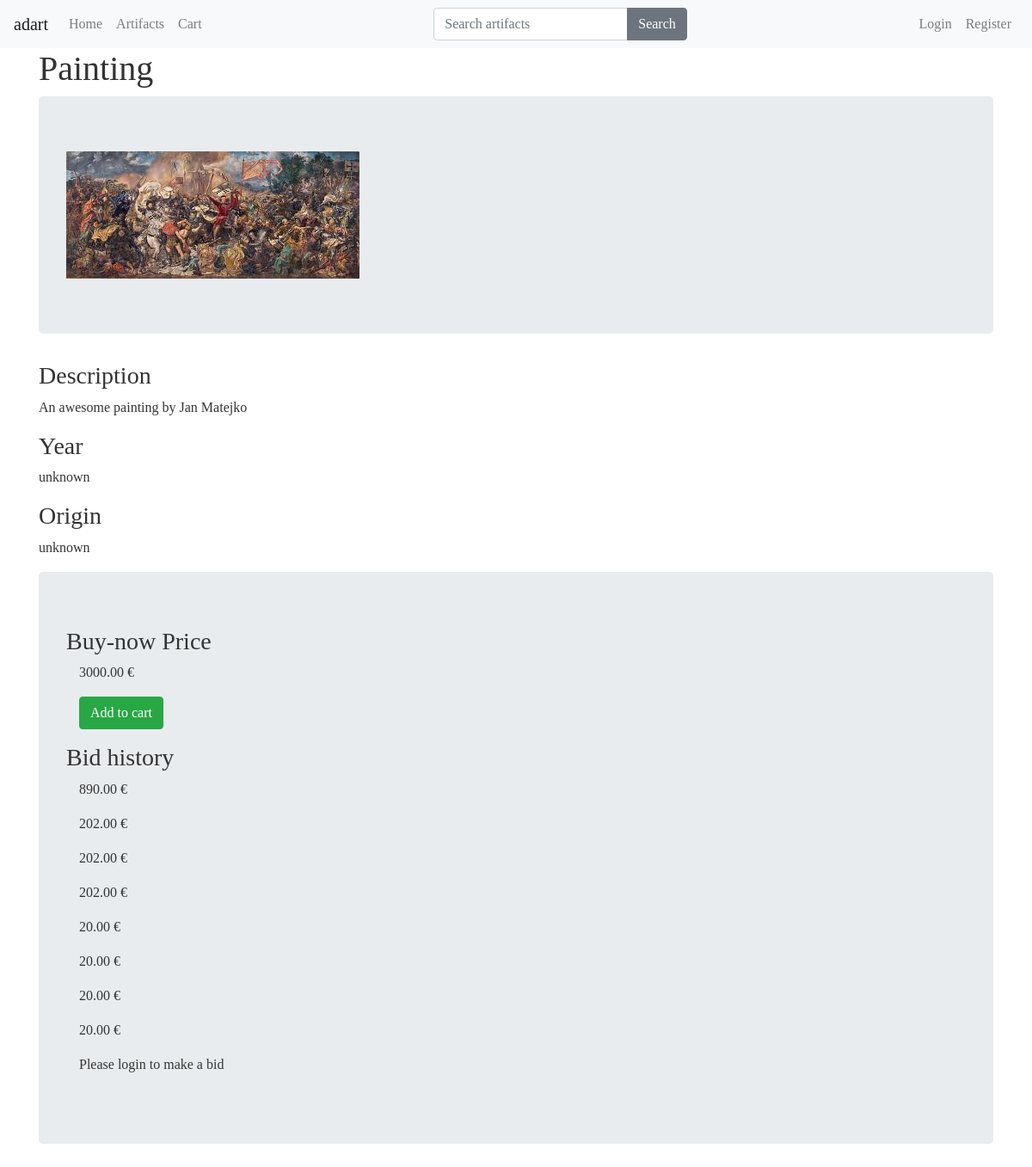
Page /artifacts/1/ on the committed database.
### artifacts/models.py (models this page shows, shortened)
class Artifact(models.Model):
    title = models.CharField(max_length=120)
    slug = models.SlugField(blank=True)
    description = models.TextField()
    min_price = models.DecimalField(decimal_places=2, max_digits=20, null=True)
    price = models.DecimalField(decimal_places=2, max_digits=20, null=True)
    deadline = models.DateTimeField()
    seller = models.ForeignKey(User)
    sold = models.BooleanField(default=False)
    image = models.ImageField(
        upload_to=upload_image_path, null=True, blank=True)
    year = models.CharField(max_length=120, default='unknown')
    origin = models.CharField(max_length=120, default='unknown')
    featured = models.BooleanField(default=False)
    objects = ArtifactManager()

### bids/models.py (models this page shows, shortened)
class Bid(models.Model):
    user = models.ForeignKey(User)
    artifact = models.ForeignKey(Artifact)
    offer = models.DecimalField(decimal_places=2, max_digits=20, default=20)

### artifacts/views.py (the view)
# urls.py: url(r'artifacts/(?P<pk>\d+)/$', ArtifactDetailView.as_view(), name='details'),
class ArtifactDetailView(DetailView):
    template_name = 'artifacts/details.html'
    def get_context_data(self, *args, **kwargs):
        context = super(ArtifactDetailView, self).get_context_data(*args, **kwargs)
        request = self.request
        cart_obj, new_obj = Cart.objects.new_or_get(request)
        context['cart'] = cart_obj
        bids = Bid.objects.all().order_by('-offer')
        context['bids'] = bids
        return context
    def get_object(self, *args, **kwargs):
        request = self.request
        pk = self.kwargs.get('pk')
        instance = Artifact.objects.get_by_id(pk)
        if instance is None:
            raise Http404("Artifact does not exist")
        return instance

### artifacts/models.py (called while the page is built)
    def sold(self):
        return self.filter(sold=False)

    def get_queryset(self):
        return ArtifactQuerySet(self.model, using=self._db)

    def all(self):
        return self.get_queryset().sold()

    def get_by_id(self, id):
        qs = self.get_queryset().filter(id=id)
        if qs.count() == 1:
            return qs.first()
        return None

### carts/models.py (called while the page is built)
    def new_or_get(self, request):
        cart_id = request.session.get('cart_id', None)
        qs = self.get_queryset().filter(id=cart_id)
        if qs.count() == 1:
            new_obj = False
            cart_obj = qs.first()
            if request.user.is_authenticated() and cart_obj.user is None:
                cart_obj.user = request.user
                cart_obj.save()
        else:
            cart_obj = Cart.objects.new_cart(user=request.user)
            new_obj = True
            request.session['cart_id'] = cart_obj.id
        return cart_obj, new_obj

    def new_cart(self, user=None):
        user_obj = None
        if user is not None:
            if user.is_authenticated():
                user_obj = user
        return self.model.objects.create(user=user_obj)

### orders/models.py (called while the page is built)
def post_save_cart_total(sender, instance, created, *args, **kwargs):
    if not created:
        cart_obj = instance
        cart_total = cart_obj.total
        cart_id = cart_obj.id
        qs = Order.objects.filter(cart__id=cart_id)
        if qs.count() == 1:
            order_obj = qs.first()
            order_obj.update_total()

### artifacts/templates/artifacts/details.html
{% extends 'base.html' %} {% block content%}
<div class="container">
  <h1>{{ artifact.title }}</h1>
  {% if artifact.image %}
  <div class="jumbotron">
    <img src="{{ artifact.image.url }}" class="img-fluid" />
  </div>
  {% endif %}
  <h3>Description</h3>
  <p>{{ artifact.description }}</p>
  <h3>Year</h3>
  <p>{{ artifact.year }}</p>
  <h3>Origin</h3>
  <p>{{ artifact.origin }}</p>
</div>
<div class="container">
  <div class="jumbotron">
    <h3>Buy-now Price</h3>
    <div class="bids" style='padding-left: 15px;'>
      <p>{{ artifact.price }} €</p>
    </div>
    <div class="col-md-4">
      {% include "artifacts/snippets/update-card.html" with artifact=object cart=cart %}
    </div>
    <div>
      <h3 class='mt-3'> Bid history</h3>
      <div class="bids" style='padding-left: 15px;'>
        {% for bid in bids %}
        {% if artifact.id == bid.artifact.id %}
        {% if bid.offer >= artifact.min_price %}
        <p style='color:green; font-size: 1.5rem;'>{{ bid.offer }}€ - winning bid placed by {{bid.user}}! </p>
        {% else %}
        <p>{{ bid.offer }} € </p>
        {% endif %}
        {% endif %}
        {% endfor %}
      </div>
    </div>
    <div class="col-md-6">
      {% if user.is_authenticated %}
      <a class="btn btn-outline-secondary" href="{% url 'bid_new' pk=artifact.pk %}">Make a bid!</a>
      {% else  %}
      <p>Please login to make a bid</p>
      {% endif %}
    </div>
  </div>
</div>
{% endblock %}

### static-auction-app/css/main.css (style rules this page uses)
body { color: #333; font-family: "Cinzel", serif; }

### rows in the picture
Artifact: title "Painting", image (picture), description "An awesome painting by Jan Matejko", year "unknown", origin "unknown", price "3000.00"
Bid: offer "890.00"
Bid: offer "202.00"
Bid: offer "202.00"
Bid: offer "202.00"
Bid: offer "20.00"
Bid: offer "20.00"
Bid: offer "20.00"
Bid: offer "20.00"
